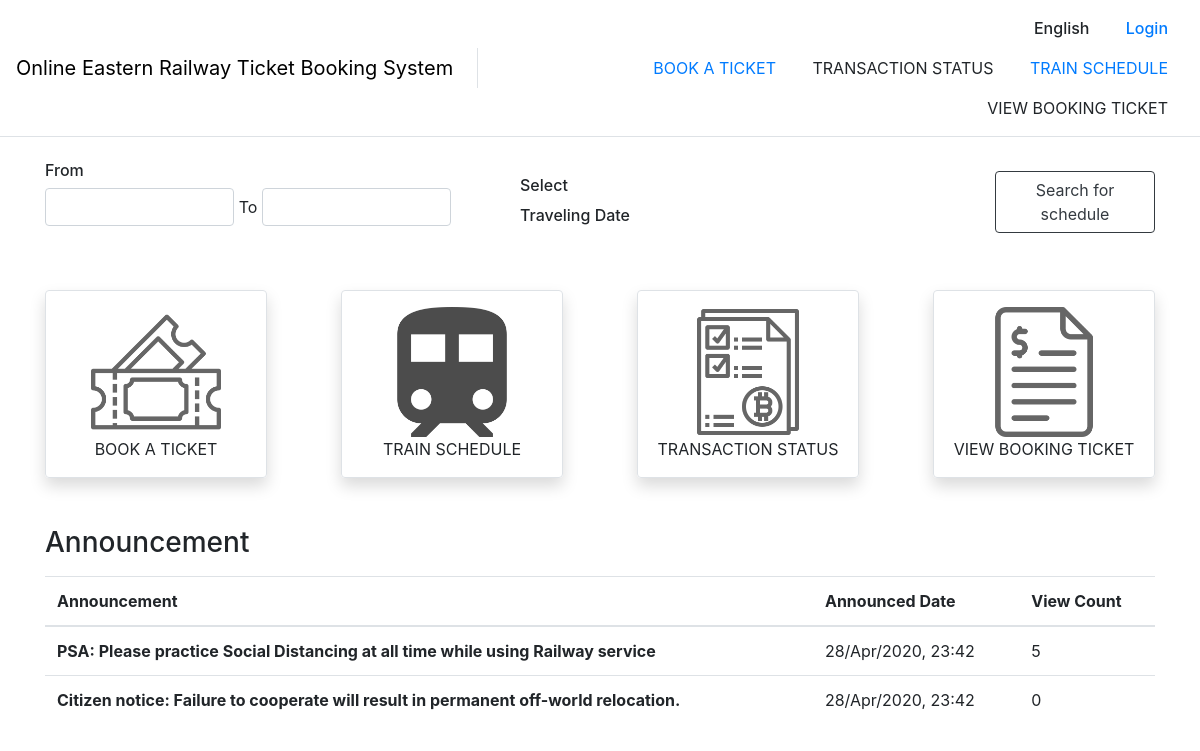
The app's page /, older data.
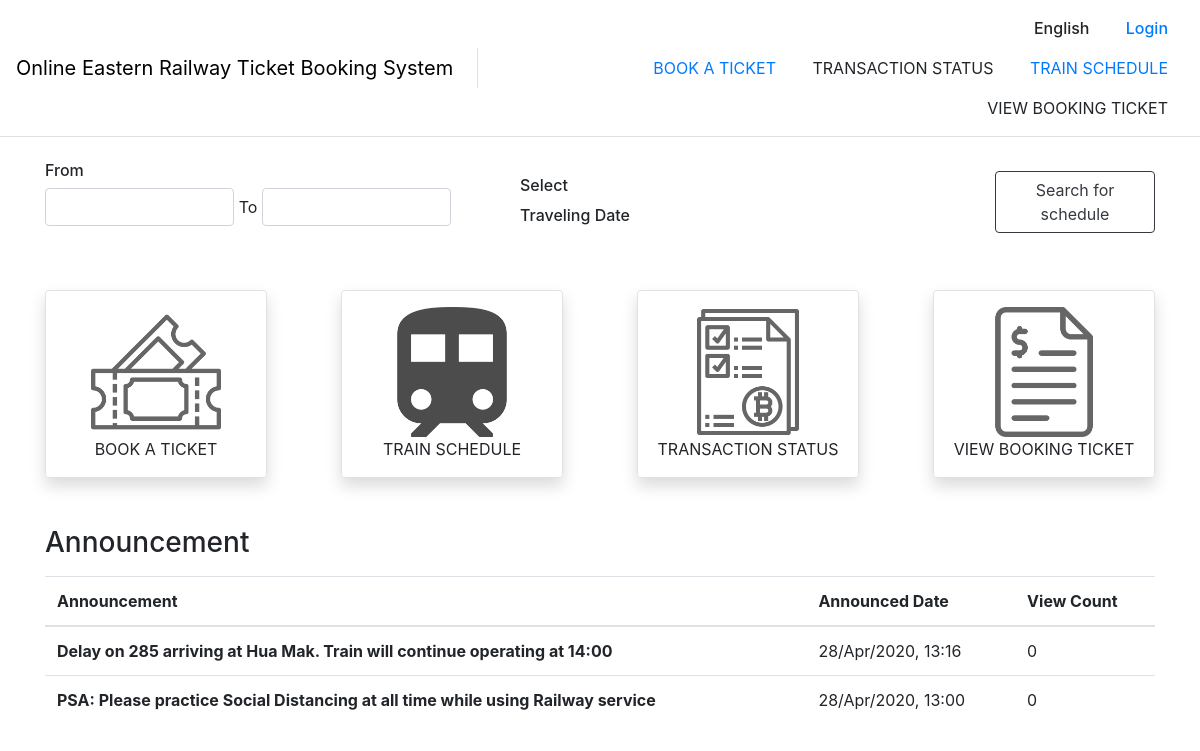
The same page, newer data.
### announcement/models.py (models this page shows)
class Announcement(models.Model):
    announcer_user = models.ForeignKey(
        Announcer, on_delete=models.CASCADE, null=True)
    announce_text = models.TextField()
    announce_time = models.DateTimeField()
    view_count = models.IntegerField()

### announcement/views.py (the view)
# urls.py: path('', announcement.views.dashboard, name="dashboard"),
def dashboard(request):
    context = prepare_context(request, show_navbar=True)
    context = {
        'show_navbar': True,
        'announcement': Announcement.objects.order_by("-announce_time")
    }
    return render(request, 'dashboard.html', context=context)

### account/utils.py (called while the page is built)
def prepare_context(request, show_navbar=True):
    context = {
        'show_navbar': show_navbar
    }
    if request.user.is_authenticated:
        user = User.objects.get(username=request.user.username)
        context['current_user'] = user
    return context

### templates/dashboard.html (shortened to what this page needs)
{% extends "base.html" %}
{% load static %}
{% block content %}
  <div class="my-4">
    <section>
      <div class="row justify-content-center align-items-center">
        <div class="col-12 col-lg-5">
          <h6>From</h6>
          <div class="form-group ml-0">
            <input type="text" class="form-control d-inline-block" style="width: 42.5%" name="" id="" placeholder="">
            <span>To</span>
            <input type="text" class="form-control d-inline-block" style="width: 42.5%" name="" id="" placeholder="">
          </div>
        </div>
        <div class="col-12 col-lg-5 my-3 my-lg-0">
          <h6>Select</h6>
          <span style="font-weight: 500">Traveling Date</span>
        </div>
        <div class="col-12 col-lg-2">
          <button type="button" class="btn btn-outline-dark">Search for schedule</button>
        </div>
      </div>
    </section>
    <section class="my-5">
      <div class="d-flex flex-wrap justify-content-between" style="font-weight: 200">
        <a class="btn btn-dashboard-link border shadow p-3" href={% url 'searchSchedules' %}>
          <img src="{% static 'image/validating-ticket.png' %}" class="mx-auto img-fluid" alt="Book a ticket">
          <p class="my-auto">BOOK A TICKET</p>
        <a class="btn btn-dashboard-link border shadow p-3" href={% url 'searchTimetable' %}>
          <img src="{% static 'image/train.png' %}" class="mx-auto img-fluid" alt="Train schedule">
          <p class="my-auto">TRAIN SCHEDULE</p>
        <a class="btn btn-dashboard-link border shadow p-3">
          <img src="{% static 'image/transaction.png' %}" class="mx-auto img-fluid" alt="Transaction status">
          <p class="my-auto">TRANSACTION STATUS</p>
        </a>
        <a class="btn btn-dashboard-link border shadow p-3">
          <img src="{% static 'image/bill.png' %}" class="mx-auto img-fluid" alt="View booking ticket">
          <p class="my-auto">VIEW BOOKING TICKET</p>
        </a>
      </div>
    </section>
    <section class="my-5">
      <h3>Announcement</h3>
      <table class="table mt-3">
        <thead>
        <tr>
          <th scope="col">Announcement</th>
          <th scope="col">Announced Date</th>
          <th scope="col">View Count</th>
        </tr>
        </thead>
        <tbody>
        {% for a in announcement %}
          <div data-toggle="collapse" href="#collapse_{{ a.id }}" role="button"
               aria-expanded="false" aria-controls="collapse_{{ a.id }}" style="cursor: pointer">
            <tr>
              <th scope="row">{{ a.announce_text|truncatechars:100 }}</th>
              <td>{{ a.announce_time|date:'d/M/yy' }}, {{ a.announce_time|time:'H:i' }}</td>
              <td>{{ a.view_count }}</td>
            </tr>
          </div>
        {% endfor %}
        </tbody>
      </table>
    </section>
  </div>
{% endblock content %}

### templates/base.html (shortened to what this page needs)
<!DOCTYPE html>
{% load static %}
<html lang="en">
<head>
  <link rel="stylesheet" type="text/css" href="{% static 'css/bootstrap.min.css'%}">
  <link rel="stylesheet" type="text/css" href="{% static 'css/bootstrap-select.min.css'%}">
  <link rel="stylesheet" type="text/css" href="{% static 'css/styles.css'%}">
</head>
<body>
  {% if show_navbar %}
  <nav class="navbar navbar-expand-lg navbar-light border-bottom">
    <div class="d-none d-lg-flex w-100 justify-content-center align-items-center">
      <div class="navbar-brand border-right pr-4 h-50">
        <div class="my-auto">
          <a class="d-inline-block my-auto"  href={% url 'dashboard' %} style="text-decoration: none; color: black;">Online Eastern Railway Ticket Booking System </a>
        </div>
      </div>
      <div class="text-right w-100">
        <div class="row align-content-right">
          <div class="col" style="font-weight: 500;">
            <a class="nav-link d-inline-block">English</a>
            {% if request.user.is_authenticated %}
              <div class="nav-item dropdown d-inline-block">
                <a class="nav-link dropdown-toggle" href="#" id="profileDropdown" role="button" data-toggle="dropdown" aria-haspopup="true" aria-expanded="false">
                  {% if user.first_name and user.last_name %}
                    {{ user.first_name }} {{ user.last_name }}
                  {% else %}
                    {{ user.username}}
                  {% endif %}
                </a>
                <div class="dropdown-menu dropdown-menu-right" aria-labelledby="profileDropdown">
                  <a class="dropdown-item" href="{% url 'logout' %}">Logout</a>
                </div>
              </div>
            {% else %}
              <a class="nav-link d-inline-block" href={% url 'login'%}>Login</a>
            {% endif %}
          </div>
        </div>
        <div class="row align-content-right">
          <div class="col text-uppercase">
            <a class="nav-link d-inline-block" href={% url 'searchSchedules' %}>BOOK A TICKET</a>
            <a class="nav-link d-inline-block">TRANSACTION STATUS</a>
            <a class="nav-link d-inline-block" href={% url 'searchTimetable' %}>TRAIN SCHEDULE</a>
            <a class="nav-link d-inline-block">VIEW BOOKING TICKET</a>
          </div>
        </div>
      </div>
    </div>
  </nav>
  {% endif %}
  <div id="content" class="container appear-fade-start">
    {% block content %}
    {% endblock content %}
  </div>
</body>
</html>

### static/css/styles.css (style rules this page uses)
body { font-family: -apple-system, BlinkMacSystemFont, "Segoe UI", Roboto, "Sarabun", "Helvetica Neue", Arial, "Noto Sans", sans-serif, "Apple Color Emoji", "Segoe UI Emoji", "Segoe UI Symbol", "Noto Color Emoji" !important; }
.appear-fade-start { opacity: 0; animation: appear-fade 0.25s ease-out 0.1s 1 forwards; }

### templates/dashboard.html (style rules this page uses)
.btn.btn-dashboard-link { position: relative; width: 20%; min-width: 150px; transition: 0.5s all ease-in-out; }

Row changes from the older to the newer data that the page shows:
removed Announcement: announce_text "Citizen notice: Failure to cooperate will result in permanent off-world relocation.", announce_time "28/Apr/2020", announce_time "23:42", view_count "0"
added Announcement: announce_text "Delay on 285 arriving at Hua Mak. Train will continue operating at 14:00", announce_time "28/Apr/2020", announce_time "13:16", view_count "0"
changed Announcement "PSA: Please practice Social Distancing at all time while using Railway service": announce_time "23:42" → "13:00"; view_count "5" → "0"
